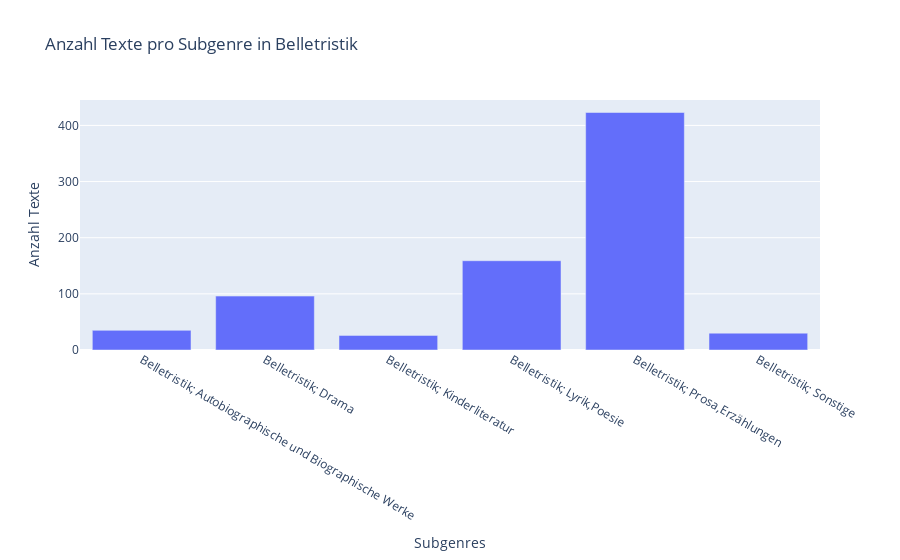

Notebook code cell kept with this figure:
### Markdown cell above
Belletristik:

### Code cell
query_belletristik = """SELECT genrestratum FROM my_data WHERE hauptklasse='Belletristik'"""

df = pd.read_sql_query(query_belletristik, con)

belletristik_count = df.groupby("genrestratum").size().reset_index(name="count")

fig = go.Figure(data=[go.Bar(name="Texte pro Genre in Belletristik", x=belletristik_count["genrestratum"], y=belletristik_count["count"])])

fig.update_layout(
    title="Anzahl Texte pro Subgenre in Belletristik",
    xaxis_title="Subgenres",
    yaxis_title="Anzahl Texte",
    hovermode="x"
)
fig.show()

### Figure 1 — Plotly figure (JSON) as saved in the notebook; plotly's stock layout.template omitted (floating-point values rounded to 4 significant figures)
{"data": [{"name": "Texte pro Genre in Belletristik", "type": "bar", "x": ["Belletristik; Autobiographische und Biographische Werke", "Belletristik; Drama", "Belletristik; Kinderliteratur", "Belletristik; Lyrik,Poesie", "Belletristik; Prosa,Erzählungen", "Belletristik; Sonstige"], "y": [35, 96, 26, 159, 423, 30]}], "layout": {"hovermode": "x", "title": {"text": "Anzahl Texte pro Subgenre in Belletristik"}, "xaxis": {"title": {"text": "Subgenres"}}, "yaxis": {"title": {"text": "Anzahl Texte"}}}}
